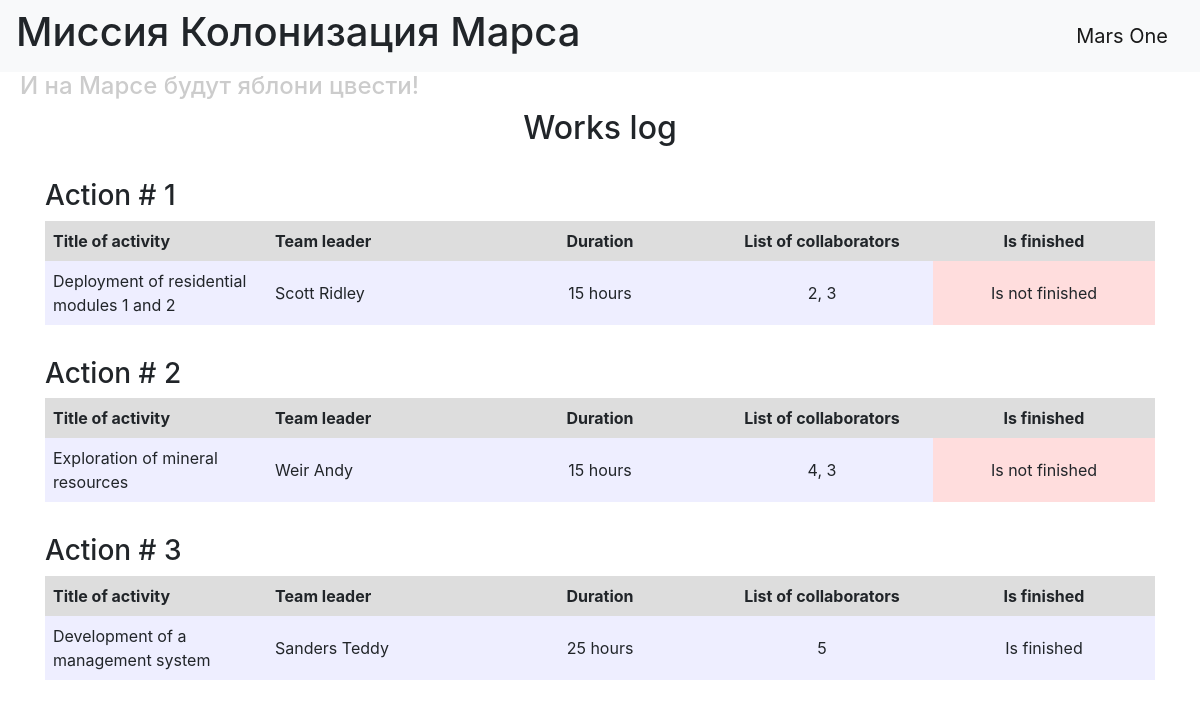
The page / on the database its author committed.
### data/users.py (models this page shows)
class User(SqlAlchemyBase):
    __tablename__ = 'users'
    id = sqlalchemy.Column(sqlalchemy.Integer,
                           primary_key=True, autoincrement=True)
    surname = sqlalchemy.Column(sqlalchemy.String, nullable=True)
    name = sqlalchemy.Column(sqlalchemy.String, nullable=True)
    age = sqlalchemy.Column(sqlalchemy.Integer, nullable=True)
    position = sqlalchemy.Column(sqlalchemy.String, nullable=True)
    speciality = sqlalchemy.Column(sqlalchemy.String, nullable=True)
    address = sqlalchemy.Column(sqlalchemy.String, nullable=True)
    email = sqlalchemy.Column(sqlalchemy.String,
                              index=True, unique=True, nullable=True)
    hashed_password = sqlalchemy.Column(sqlalchemy.String, nullable=True)
    modified_date = sqlalchemy.Column(sqlalchemy.DateTime,
                                      default=datetime.datetime.now)

### data/jobs.py (models this page shows)
class Jobs(SqlAlchemyBase):
    __tablename__ = 'jobs'
    id = sqlalchemy.Column(sqlalchemy.Integer,
                           primary_key=True, autoincrement=True)
    team_leader = sqlalchemy.Column(sqlalchemy.Integer, nullable=True)
    job = sqlalchemy.Column(sqlalchemy.String, nullable=True)
    work_size = sqlalchemy.Column(sqlalchemy.Integer, nullable=True)
    collaborators = sqlalchemy.Column(sqlalchemy.String, nullable=True)
    start_date = sqlalchemy.Column(sqlalchemy.DateTime,
                                   default=datetime.datetime.now)
    end_date = sqlalchemy.Column(sqlalchemy.DateTime,
                                 default=datetime.datetime.now)
    is_finished = sqlalchemy.Column(sqlalchemy.Boolean)

### app.py (the view)
@bp.route('/')
def works_log():
    session = db_session.create_session()
    jobs_query = session.query(Jobs, User).join(
        User, Jobs.team_leader == User.id)
    jobs = []
    for job, user in jobs_query:
        jobs.append({
            'title': job.job,
            'leader': f"{user.name} {user.surname}",
            'duration': f"{job.work_size} hours",
            'collaborators': [c.strip() for c in job.collaborators.split(',')],
            'is_finished': job.is_finished
        })
    return render_template('index.html', jobs=jobs)

### data/db_session.py (called while the page is built)
def create_session() -> Session:
    global __factory
    return __factory()

### templates/index.html
{% extends "base.html" %} {% block content %}
<h2 class="works-log-title">Works log</h2>
{% for job in jobs %}
<h3>Action # {{ loop.index }}</h3>
<table class="works-log-table">
  <tr class="header-row">
    <th>Title of activity</th>
    <th>Team leader</th>
    <th class="text-center">Duration</th>
    <th class="text-center">List of collaborators</th>
    <th class="text-center">Is finished</th>
  </tr>
  <tr class="body-row">
    <td>{{ job.title }}</td>
    <td>{{ job.leader }}</td>
    <td class="text-center">{{ job.duration }}</td>
    <td class="text-center">{{ job.collaborators | join(', ') }}</td>
    <td class="text-center {% if not job.is_finished %}not-finished{% endif %}">
      {% if job.is_finished %}Is finished{% else %}Is not finished{% endif %}
    </td>
  </tr>
</table>
{% endfor %} {% endblock %}

### templates/base.html (shortened to what this page needs)
<!DOCTYPE html>
<html lang="en">
  <head>
    <link
      rel="stylesheet"
      href="https://stackpath.bootstrapcdn.com/bootstrap/4.4.1/css/bootstrap.min.css"
    />
    <link
      rel="stylesheet"
      href="{{ url_for('static', filename='css/style.css') }}"
    />
  </head>
  <body>
    <header>
      <nav class="navbar navbar-light bg-light">
        <h1>Миссия Колонизация Марса</h1>
        <a class="navbar-brand" href="#">Mars One</a>
      </nav>
    </header>
    <h4>И на Марсе будут яблони цвести!</h4>
    <main role="main" class="container">{% block content %}{% endblock %}</main>
  </body>
</html>

### static/css/style.css (style rules this page uses)
h4 { color: #cccccc; padding-left: 20px; }
th { text-align: center; }
.works-log-title { text-align: center; margin-bottom: 1em; }
.works-log-table { border-collapse: collapse; width: 100%; margin-bottom: 2em; table-layout: fixed; }
.works-log-table th, .works-log-table td { padding: 8px; text-align: left; }
.works-log-table tr.header-row { background-color: #ddd; }
.works-log-table tr.body-row { background-color: #eef; }
.works-log-table td.not-finished { background-color: #fdd; }

### rows shown on the page
User: title "Deployment of residential modules 1 and 2", leader "Scott Ridley", duration "15 hours", collaborators "2, 3", shows "Is not finished"
User: title "Exploration of mineral resources", leader "Weir Andy", duration "15 hours", collaborators "4, 3", shows "Is not finished"
User: title "Development of a management system", leader "Sanders Teddy", duration "25 hours", collaborators "5", shows "Is finished"
